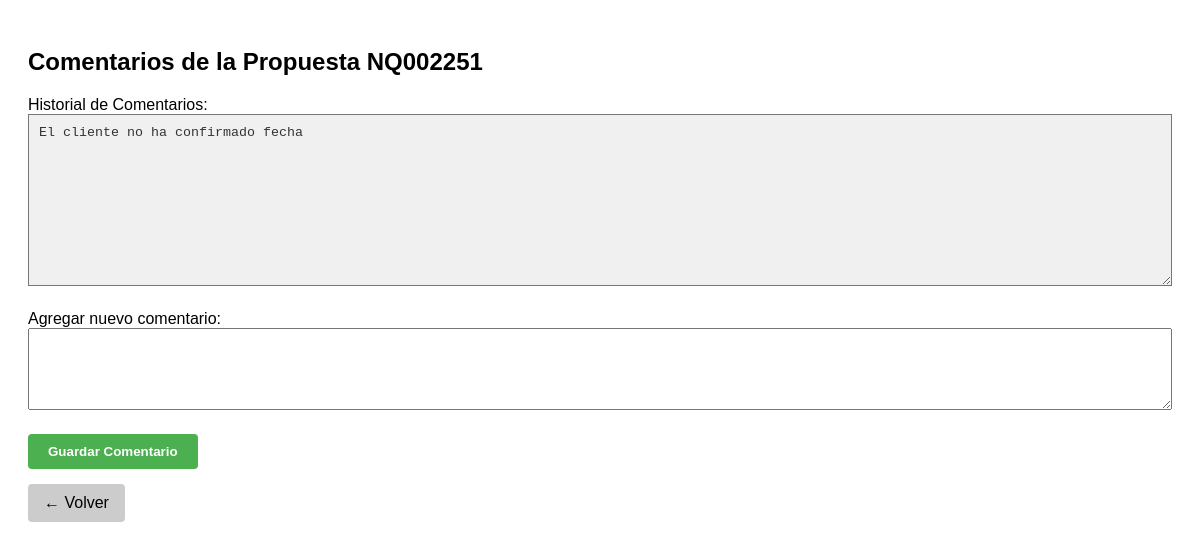
The app's page /propuestas/comentarios/NQ002251?next=/? (signed in), older data.
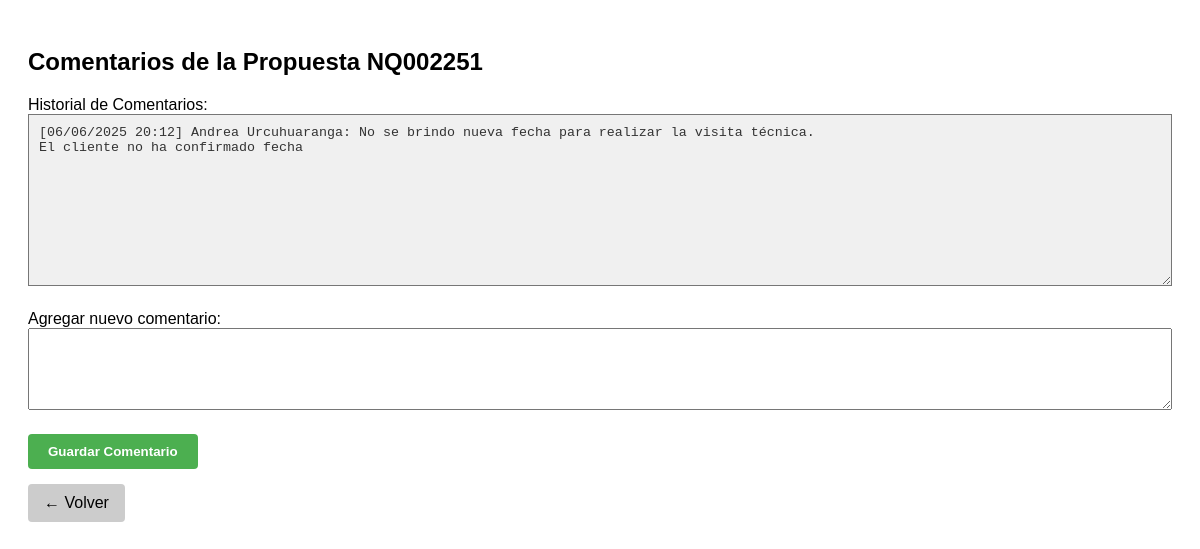
The same page, newer data.
### tables this page shows
CREATE TABLE propuestas (
    id TEXT PRIMARY KEY,
    nro_antiguo TEXT,
    fecha_solicitud DATE,
    fecha_actualizacion DATE,
    cliente TEXT,
    cliente_final TEXT,
    nombre_oportunidad TEXT,
    account_manager TEXT,
    contacto_cliente TEXT,
    preventa_asignado TEXT,
    probabilidad_cierre REAL,
    status TEXT,
    cierre_soles REAL,
    cierre_dolares REAL,
    comentarios TEXT
);

### app.py (the view, shortened to what this page needs)
@app.route("/propuestas/comentarios/<string:id>", methods=["GET", "POST"])
def editar_comentario(id):
    if "usuario_id" not in session:
        return redirect(url_for("login"))
    propuesta = next((p for p in leer_propuestas({"id": id}) if p.id == id), None)
    if not propuesta:
        flash("Propuesta no encontrada.", "error")
        return redirect(url_for("index"))
    return render_template(
        "editar_comentario.html",
        propuesta=propuesta,
        next=request.args.get("next")
    )

### app.py (called while the page is built)
@app.before_request
def verificar_acceso():
    rutas_publicas = ["/login", "/static", "/favicon.ico"]
    if not session.get("usuario_id"):
        if not any(request.path.startswith(r) for r in rutas_publicas):
            return redirect(url_for('login'))

### utils/db_connection.py (called while the page is built)
def get_db_connection():
    base_dir = os.path.dirname(os.path.abspath(__file__))
    db_path = os.path.join(base_dir, '..', 'database', 'crm_database.db')
    conn = sqlite3.connect(db_path)
    conn.row_factory = sqlite3.Row  # ✅ Esto permite acceder a las columnas por nombre
    conn.execute("PRAGMA foreign_keys = ON")  # ✅ Activar claves foráneas
    return conn

### templates/editar_comentario.html (shortened to what this page needs)
<!DOCTYPE html>
<html lang="es">
<head>
</head>
<body>
    <h2>Comentarios de la Propuesta {{ propuesta.id }}</h2>
    <label>Historial de Comentarios:</label>
    <textarea class="readonly-area" rows="10" readonly>{{ propuesta.comentarios or "Sin comentarios previos" }}</textarea>
    <form method="POST">
        <label for="nuevo_comentario">Agregar nuevo comentario:</label>
        <textarea name="nuevo_comentario" rows="4" required></textarea>
        <button type="submit" class="button">Guardar Comentario</button>
    </form>
    {% if next %}
        <a href="{{ next }}" class="volver">← Volver</a>
    {% else %}
        {% if request.args.get('next') %}
          <a href="{{ request.args.get('next') }}" class="volver">← Volver</a>
        {% else %}
          <a href="{{ url_for('index') }}" class="volver">← Volver</a>
        {% endif %}
    {% endif %}
</body>
</html>

Row changes from the older to the newer data that the page shows:
changed propuestas "NQ002251": comentarios "El cliente no ha confirmado fecha" → "[06/06/2025 20:12] Andrea Urcuhuaranga: No se brindo nueva fecha para realizar la visita técnica. El cliente no ha confirmado fecha"
